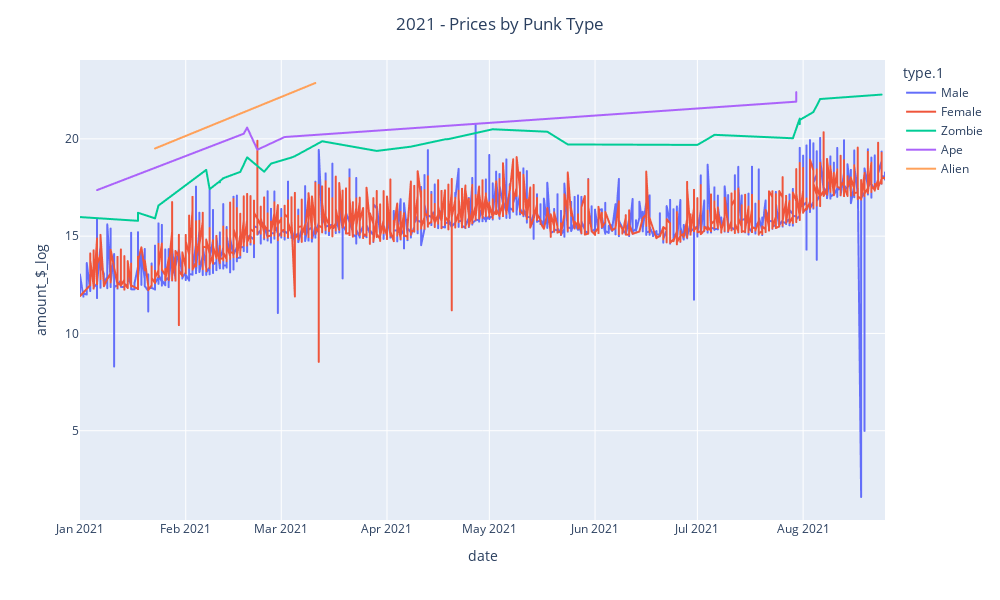

The notebook cell this image was saved under:
### Code cell
fig = px.line(data_frame=df_fuente_sold_2021, x='date', y='amount_$_log', color='type.1', width=1000, height=600)
fig.update_layout(title_text='2021 - Prices by Punk Type', title_x=0.5)

### Figure 1 — Plotly figure (JSON) as saved in the notebook; plotly's stock layout.template omitted (floating-point values rounded to 4 significant figures; data arrays with more than 128 entries replaced by an {"elided": "..."} marker saying what was removed)
{"data": [{"hovertemplate": "type.1=Male<br>date=%{x}<br>amount_$_log=%{y}<extra></extra>", "legendgroup": "Male", "line": {"color": "#636efa", "dash": "solid"}, "mode": "lines", "name": "Male", "showlegend": true, "type": "scattergl", "x": {"elided": "6304 str values"}, "xaxis": "x", "y": {"elided": "6304 float values"}, "yaxis": "y"}, {"hovertemplate": "type.1=Female<br>date=%{x}<br>amount_$_log=%{y}<extra></extra>", "legendgroup": "Female", "line": {"color": "#EF553B", "dash": "solid"}, "mode": "lines", "name": "Female", "showlegend": true, "type": "scattergl", "x": {"elided": "3254 str values"}, "xaxis": "x", "y": {"elided": "3254 float values"}, "yaxis": "y"}, {"hovertemplate": "type.1=Zombie<br>date=%{x}<br>amount_$_log=%{y}<extra></extra>", "legendgroup": "Zombie", "line": {"color": "#00cc96", "dash": "solid"}, "mode": "lines", "name": "Zombie", "showlegend": true, "type": "scattergl", "x": ["2021-01-01", "2021-01-18", "2021-01-18", "2021-01-23", "2021-01-24", "2021-02-07", "2021-02-08", "2021-02-11", "2021-02-11", "2021-02-11", "2021-02-11", "2021-02-12", "2021-02-17", "2021-02-19", "2021-02-24", "2021-02-26", "2021-03-04", "2021-03-05", "2021-03-13", "2021-03-29", "2021-04-08", "2021-04-18", "2021-04-19", "2021-05-02", "2021-05-18", "2021-05-24", "2021-07-01", "2021-07-04", "2021-07-06", "2021-07-29", "2021-07-29", "2021-07-31", "2021-07-31", "2021-07-31", "2021-08-04", "2021-08-06", "2021-08-24"], "xaxis": "x", "y": [15.98, 15.79, 16.2, 15.92, 16.57, 18.4, 17.41, 17.82, 17.77, 17.82, 17.82, 17.98, 18.3, 19.05, 18.31, 18.73, 19.04, 19.11, 19.88, 19.38, 19.6, 19.98, 19.99, 20.49, 20.37, 19.71, 19.69, 19.99, 20.21, 20.03, 20.03, 21.04, 20.76, 20.97, 21.38, 22.05, 22.28], "yaxis": "y"}, {"hovertemplate": "type.1=Ape<br>date=%{x}<br>amount_$_log=%{y}<extra></extra>", "legendgroup": "Ape", "line": {"color": "#ab63fa", "dash": "solid"}, "mode": "lines", "name": "Ape", "showlegend": true, "type": "scattergl", "x": ["2021-01-06", "2021-02-18", "2021-02-19", "2021-02-22", "2021-03-02", "2021-07-30", "2021-07-30"], "xaxis": "x", "y": [17.37, 20.26, 20.58, 19.44, 20.09, 21.91, 22.4], "yaxis": "y"}, {"hovertemplate": "type.1=Alien<br>date=%{x}<br>amount_$_log=%{y}<extra></extra>", "legendgroup": "Alien", "line": {"color": "#FFA15A", "dash": "solid"}, "mode": "lines", "name": "Alien", "showlegend": true, "type": "scattergl", "x": ["2021-01-23", "2021-03-11", "2021-03-11"], "xaxis": "x", "y": [19.51, 22.87, 22.87], "yaxis": "y"}], "layout": {"height": 600, "legend": {"title": {"text": "type.1"}, "tracegroupgap": 0}, "margin": {"t": 60}, "title": {"text": "2021 - Prices by Punk Type", "x": 0.5}, "width": 1000, "xaxis": {"anchor": "y", "domain": [0, 1], "title": {"text": "date"}}, "yaxis": {"anchor": "x", "domain": [0, 1], "title": {"text": "amount_$_log"}}}}
